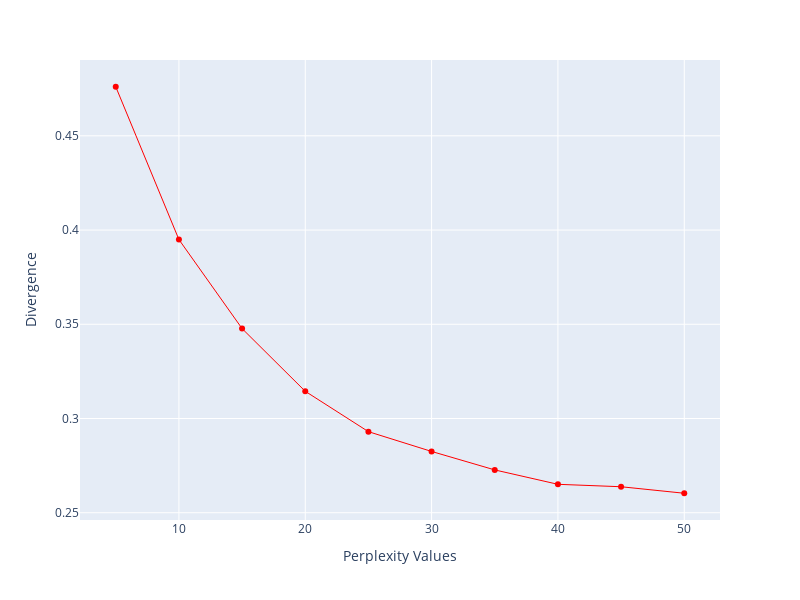

Notebook source saved alongside this figure:
### Markdown cell above
#### Checking Perplexity vs. Divergence
For the t-SNE algorithm, perplexity is a very important hyperparameter. It controls the effective number of neighbors that each point considers during the dimensionality reduction process. 

We will run a loop to get the KL Divergence metric on various perplexities from 5 to 55 with 5 points gap. After that, we will display the result using the Plotly Express line plot.

### Code cell
import numpy as np

perplexity = np.arange(5, 55, 5)
divergence = []

for i in perplexity:
    model = TSNE(n_components=2, perplexity=i)
    reduced = model.fit_transform(X_train)
    divergence.append(model.kl_divergence_)
fig = px.line(x=perplexity, y=divergence, markers=True)
fig.update_layout(xaxis_title="Perplexity Values", yaxis_title="Divergence", width=800, height=600)
fig.update_traces(line_color="red", line_width=1)
fig.show()

### Figure 1 — Plotly figure (JSON) as saved in the notebook; plotly's stock layout.template omitted (floating-point values rounded to 4 significant figures)
{"data": [{"hovertemplate": "x=%{x}<br>y=%{y}<extra></extra>", "legendgroup": "", "line": {"color": "red", "dash": "solid", "width": 1}, "marker": {"symbol": "circle"}, "mode": "lines+markers", "name": "", "orientation": "v", "showlegend": false, "type": "scatter", "x": [5, 10, 15, 20, 25, 30, 35, 40, 45, 50], "xaxis": "x", "y": [0.476, 0.395, 0.3477, 0.3144, 0.293, 0.2825, 0.2727, 0.2651, 0.2638, 0.2603], "yaxis": "y"}], "layout": {"height": 600, "legend": {"tracegroupgap": 0}, "margin": {"t": 60}, "width": 800, "xaxis": {"anchor": "y", "autorange": true, "domain": [0, 1], "range": [2.17, 52.83], "title": {"text": "Perplexity Values"}, "type": "linear"}, "yaxis": {"anchor": "x", "autorange": true, "domain": [0, 1], "range": [0.2461, 0.4902], "title": {"text": "Divergence"}, "type": "linear"}}}
